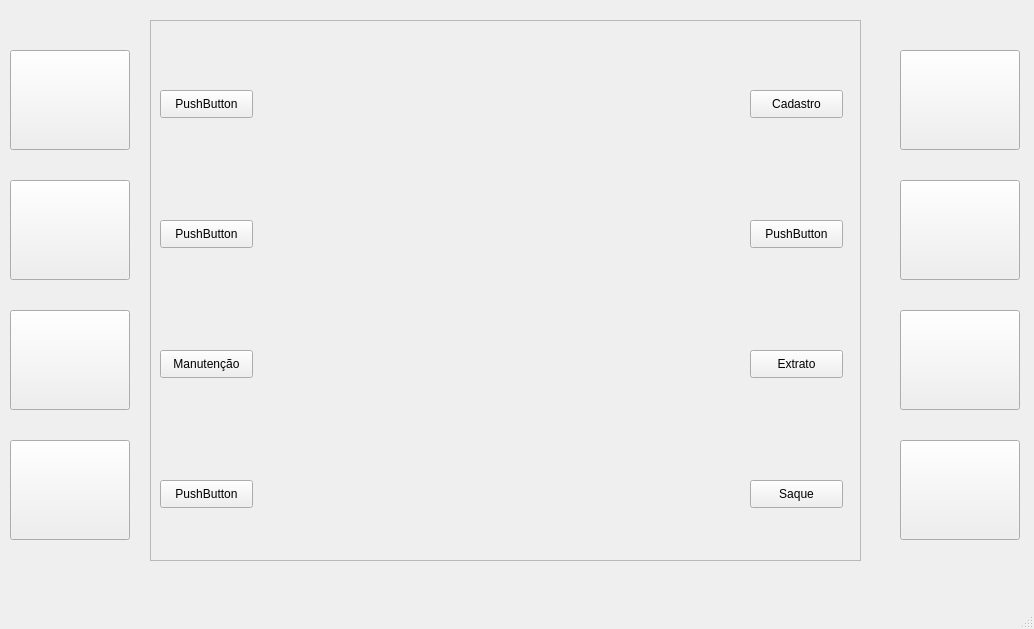
<?xml version="1.0" encoding="UTF-8"?>
<ui version="4.0">
 <class>MainWindow</class>
 <widget class="QMainWindow" name="MainWindow">
  <property name="geometry">
   <rect>
    <x>0</x>
    <y>0</y>
    <width>1034</width>
    <height>629</height>
   </rect>
  </property>
  <property name="windowTitle">
   <string>MainWindow</string>
  </property>
  <widget class="QWidget" name="centralwidget">
   <widget class="QPushButton" name="btn5">
    <property name="geometry">
     <rect>
      <x>900</x>
      <y>50</y>
      <width>120</width>
      <height>100</height>
     </rect>
    </property>
    <property name="text">
     <string/>
    </property>
   </widget>
   <widget class="QFrame" name="frame">
    <property name="geometry">
     <rect>
      <x>150</x>
      <y>20</y>
      <width>711</width>
      <height>541</height>
     </rect>
    </property>
    <property name="frameShape">
     <enum>QFrame::StyledPanel</enum>
    </property>
    <property name="frameShadow">
     <enum>QFrame::Raised</enum>
    </property>
    <widget class="QPushButton" name="pushButton">
     <property name="geometry">
      <rect>
       <x>10</x>
       <y>70</y>
       <width>93</width>
       <height>28</height>
      </rect>
     </property>
     <property name="text">
      <string>PushButton</string>
     </property>
    </widget>
    <widget class="QPushButton" name="pushButton_2">
     <property name="geometry">
      <rect>
       <x>10</x>
       <y>200</y>
       <width>93</width>
       <height>28</height>
      </rect>
     </property>
     <property name="text">
      <string>PushButton</string>
     </property>
    </widget>
    <widget class="QPushButton" name="manutencaoBtn">
     <property name="geometry">
      <rect>
       <x>10</x>
       <y>330</y>
       <width>93</width>
       <height>28</height>
      </rect>
     </property>
     <property name="text">
      <string>Manutenção</string>
     </property>
    </widget>
    <widget class="QPushButton" name="pushButton_4">
     <property name="geometry">
      <rect>
       <x>10</x>
       <y>460</y>
       <width>93</width>
       <height>28</height>
      </rect>
     </property>
     <property name="text">
      <string>PushButton</string>
     </property>
    </widget>
    <widget class="QPushButton" name="cadastroBtn">
     <property name="geometry">
      <rect>
       <x>600</x>
       <y>70</y>
       <width>93</width>
       <height>28</height>
      </rect>
     </property>
     <property name="text">
      <string>Cadastro</string>
     </property>
    </widget>
    <widget class="QPushButton" name="pushButton_14">
     <property name="geometry">
      <rect>
       <x>600</x>
       <y>200</y>
       <width>93</width>
       <height>28</height>
      </rect>
     </property>
     <property name="text">
      <string>PushButton</string>
     </property>
    </widget>
    <widget class="QPushButton" name="extratoBtn">
     <property name="geometry">
      <rect>
       <x>600</x>
       <y>330</y>
       <width>93</width>
       <height>28</height>
      </rect>
     </property>
     <property name="text">
      <string>Extrato</string>
     </property>
    </widget>
    <widget class="QPushButton" name="saqueBtn">
     <property name="geometry">
      <rect>
       <x>600</x>
       <y>460</y>
       <width>93</width>
       <height>28</height>
      </rect>
     </property>
     <property name="text">
      <string>Saque</string>
     </property>
    </widget>
   </widget>
   <widget class="QPushButton" name="btn1">
    <property name="geometry">
     <rect>
      <x>10</x>
      <y>50</y>
      <width>120</width>
      <height>100</height>
     </rect>
    </property>
    <property name="text">
     <string/>
    </property>
   </widget>
   <widget class="QPushButton" name="btn2">
    <property name="geometry">
     <rect>
      <x>10</x>
      <y>180</y>
      <width>120</width>
      <height>100</height>
     </rect>
    </property>
    <property name="text">
     <string/>
    </property>
   </widget>
   <widget class="QPushButton" name="btn3">
    <property name="geometry">
     <rect>
      <x>10</x>
      <y>310</y>
      <width>120</width>
      <height>100</height>
     </rect>
    </property>
    <property name="text">
     <string/>
    </property>
   </widget>
   <widget class="QPushButton" name="btn4">
    <property name="geometry">
     <rect>
      <x>10</x>
      <y>440</y>
      <width>120</width>
      <height>100</height>
     </rect>
    </property>
    <property name="text">
     <string/>
    </property>
   </widget>
   <widget class="QPushButton" name="btn6">
    <property name="geometry">
     <rect>
      <x>900</x>
      <y>180</y>
      <width>120</width>
      <height>100</height>
     </rect>
    </property>
    <property name="text">
     <string/>
    </property>
   </widget>
   <widget class="QPushButton" name="btn7">
    <property name="geometry">
     <rect>
      <x>900</x>
      <y>310</y>
      <width>120</width>
      <height>100</height>
     </rect>
    </property>
    <property name="text">
     <string/>
    </property>
   </widget>
   <widget class="QPushButton" name="btn8">
    <property name="geometry">
     <rect>
      <x>900</x>
      <y>440</y>
      <width>120</width>
      <height>100</height>
     </rect>
    </property>
    <property name="text">
     <string/>
    </property>
   </widget>
  </widget>
  <widget class="QMenuBar" name="menubar">
   <property name="geometry">
    <rect>
     <x>0</x>
     <y>0</y>
     <width>1034</width>
     <height>26</height>
    </rect>
   </property>
  </widget>
  <widget class="QStatusBar" name="statusbar"/>
 </widget>
 <resources/>
 <connections/>
</ui>
